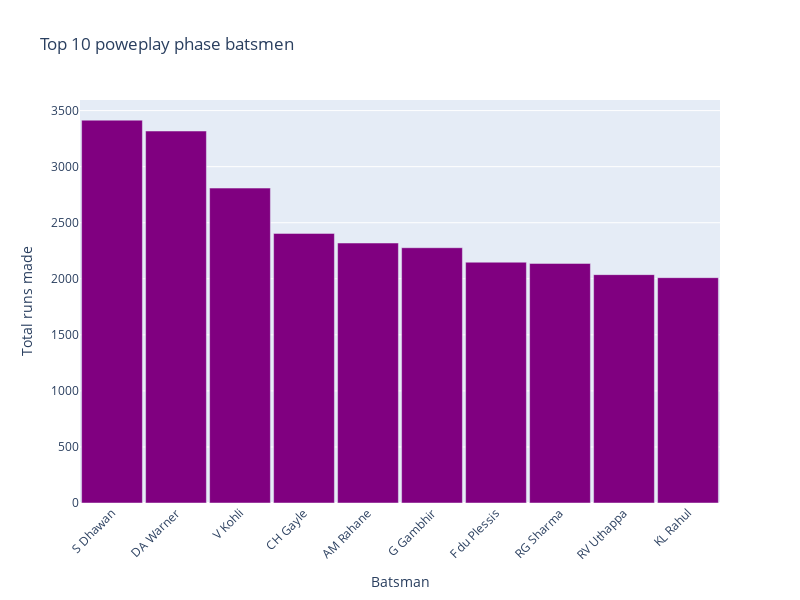

Notebook cell for this chart:
### Code cell
data = {
    'Batsman' : top_powerplay_batsman.head(10).index,
    'Runs' : top_powerplay_batsman.head(10).values
}

df = pd.DataFrame(data)

fig = px.bar(
    df,
    x='Batsman',
    y='Runs',
    title='Top 10 poweplay phase batsmen',
    labels={'Runs': 'Total runs made'},
)

fig.update_xaxes(tickangle = -45)
fig.update_traces(marker_color = 'purple')
fig.update_layout(width = 800, height = 600, bargap = 0.05)
fig.show()

### Figure 1 — Plotly figure (JSON) as saved in the notebook; plotly's stock layout.template omitted (floating-point values rounded to 4 significant figures)
{"data": [{"hovertemplate": "Batsman=%{x}<br>Total runs made=%{y}<extra></extra>", "legendgroup": "", "marker": {"color": "purple", "pattern": {"shape": ""}}, "name": "", "orientation": "v", "showlegend": false, "textposition": "auto", "type": "bar", "x": ["S Dhawan", "DA Warner", "V Kohli", "CH Gayle", "AM Rahane", "G Gambhir", "F du Plessis", "RG Sharma", "RV Uthappa", "KL Rahul"], "xaxis": "x", "y": [3415, 3318, 2809, 2405, 2319, 2277, 2148, 2137, 2037, 2010], "yaxis": "y"}], "layout": {"bargap": 0.05, "barmode": "relative", "height": 600, "legend": {"tracegroupgap": 0}, "title": {"text": "Top 10 poweplay phase batsmen"}, "width": 800, "xaxis": {"anchor": "y", "domain": [0, 1], "tickangle": -45, "title": {"text": "Batsman"}}, "yaxis": {"anchor": "x", "domain": [0, 1], "title": {"text": "Total runs made"}}}}
